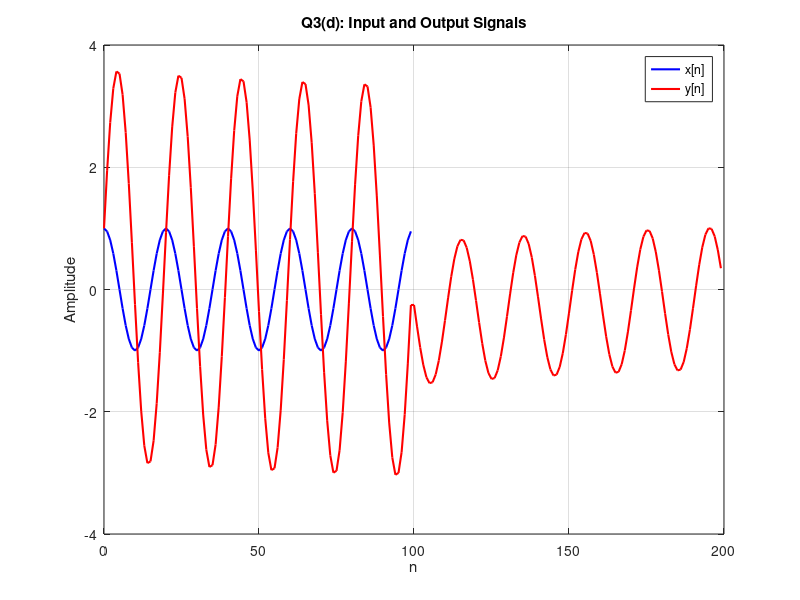

Reproduce this figure in MATLAB.
close all; clear;

% Input signal: 5 cycles
n = 0:99;
x = cos(0.1*pi*n);

% Long impulse response
k = 0:100;
h = 0.99.^k;

% Convolution
y = conv(x, h);
ny = 0:length(y)-1;

% Plot input and output
figure;
plot(n, x, 'b', 'LineWidth', 1.5); hold on;
plot(ny, y, 'r', 'LineWidth', 1.5);
grid on;
xlabel('n');
ylabel('Amplitude');
title('Q3(d): Input and Output Signals');
legend('x[n]', 'y[n]');

% Theoretical frequency response
omega = 0.1*pi;
H = sum((0.99.^k).*exp(-1j*omega*k));

gain = abs(H)
phase = angle(H)
